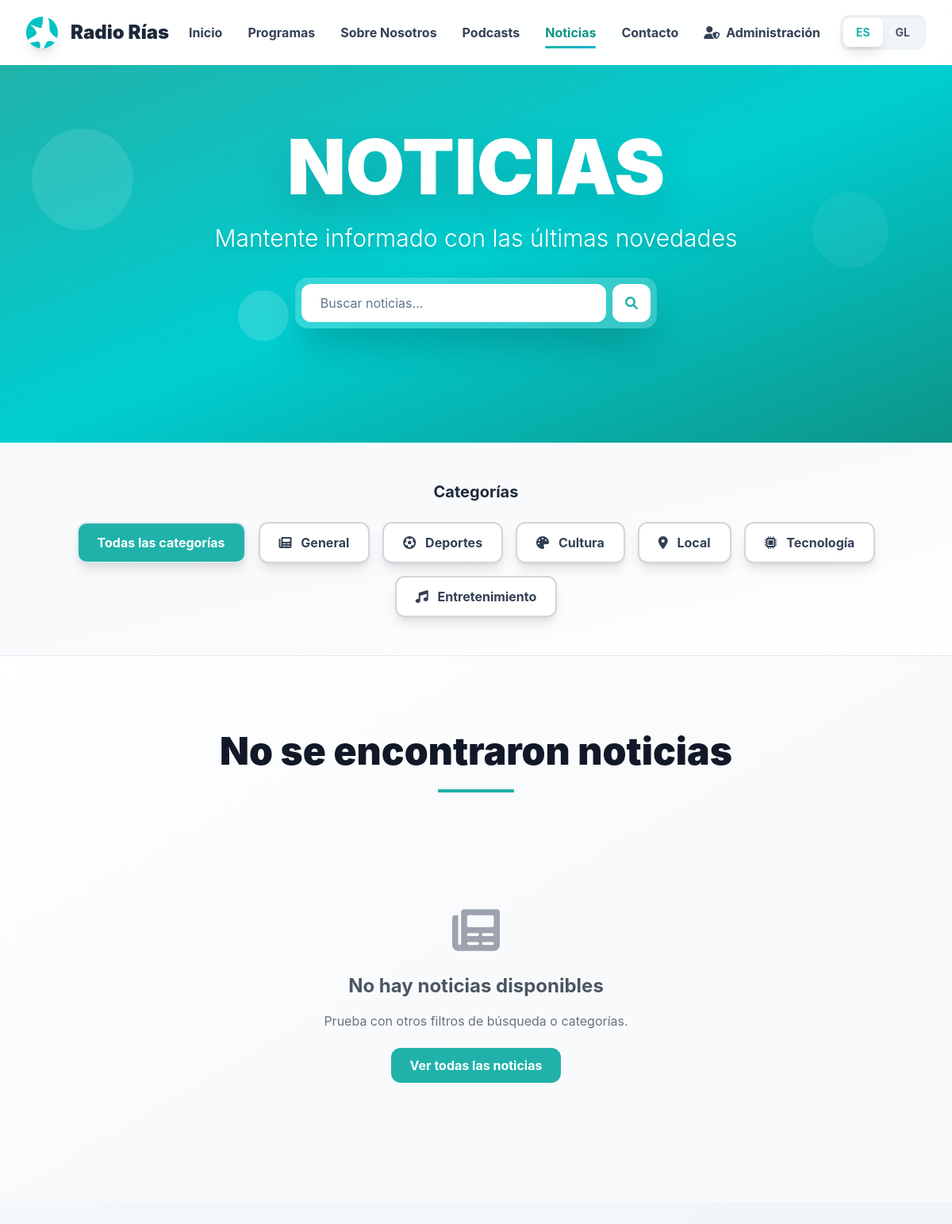
Screenshot of /?page=noticias&lang=es with the database file from the repository.
### tables this page shows
CREATE TABLE IF NOT EXISTS `categorias_noticia` (
  `id` int(11) NOT NULL AUTO_INCREMENT,
  `nombre_es` varchar(100) NOT NULL,
  `nombre_gl` varchar(100) NOT NULL,
  `descripcion_es` text DEFAULT NULL,
  `descripcion_gl` text DEFAULT NULL,
  `color` varchar(7) DEFAULT '#20B2AA',
  `icono` varchar(50) DEFAULT 'fas fa-newspaper',
  `activo` tinyint(1) NOT NULL DEFAULT 1,
  `orden` int(11) DEFAULT 0,
  PRIMARY KEY (`id`)
);

### pages/noticias.php (the view, shortened to what this page needs)
<?php
$is_direct_access = basename($_SERVER['PHP_SELF']) === 'noticias.php';
if ($is_direct_access) {
    require_once(__DIR__ . '/../config/conexion.php');
    require_once(__DIR__ . '/../config/translations.php');
    $lang = 'es';
    $t = $translations[$lang];
} else {
    $lang = isset($GLOBALS['lang']) ? $GLOBALS['lang'] : 'es';
}
$conex = new database();
$con = $conex->conectar();
$categorias_sql = "SELECT * FROM categorias_noticia WHERE activo = 1 ORDER BY orden, nombre_es";
$categorias = $con->query($categorias_sql)->fetchAll(PDO::FETCH_ASSOC);
$categoria_filter = isset($_GET['categoria']) ? (int)$_GET['categoria'] : 0;
$search = isset($_GET['search']) ? trim($_GET['search']) : '';
$page_num = isset($_GET['p']) ? (int)$_GET['p'] : 1;
$limit = 6;
$offset = ($page_num - 1) * $limit;
$where_conditions = ["n.activo = 1", "n.fecha_publicacion <= NOW()"];
$where_clause = "WHERE " . implode(" AND ", $where_conditions);
$sql = "SELECT n.*,
               CASE WHEN cn.nombre_es IS NOT NULL THEN cn.nombre_es ELSE 'General' END as categoria_nombre,
               CASE WHEN cn.color IS NOT NULL THEN cn.color ELSE '#20B2AA' END as categoria_color,
               CASE WHEN cn.icono IS NOT NULL THEN cn.icono ELSE 'fas fa-newspaper' END as categoria_icono
        FROM noticias n
        LEFT JOIN categorias_noticia cn ON n.categoria_id = cn.id
        $where_clause
        ORDER BY n.destacado DESC, n.fecha_publicacion DESC
        LIMIT :limit OFFSET :offset";
$stmt = $con->prepare($sql);
$stmt->bindValue(':limit', $limit, PDO::PARAM_INT);
$stmt->bindValue(':offset', $offset, PDO::PARAM_INT);
$stmt->execute();
$noticias = $stmt->fetchAll(PDO::FETCH_ASSOC);
?>
<section class="py-20 bg-gradient-to-br from-radio-teal via-radio-cyan to-teal-600 overflow-hidden relative">
    <div class="absolute inset-0">
        <div class="absolute top-10 sm:top-20 left-5 sm:left-10 w-16 sm:w-32 h-16 sm:h-32 bg-white bg-opacity-10 rounded-full animate-pulse"></div>
        <div class="absolute top-20 sm:top-40 right-10 sm:right-20 w-12 sm:w-24 h-12 sm:h-24 bg-white bg-opacity-5 rounded-full animate-bounce"></div>
        <div class="absolute bottom-16 sm:bottom-32 left-1/4 w-8 sm:w-16 h-8 sm:h-16 bg-white bg-opacity-15 rounded-full animate-ping"></div>
    </div>
    <div class="relative z-10 max-w-7xl mx-auto px-4 sm:px-6 lg:px-8 text-center">
        <h1 class="text-4xl sm:text-6xl md:text-7xl lg:text-8xl xl:text-9xl font-black mb-4 sm:mb-6 leading-none">
            <span class="text-white drop-shadow-2xl">NOTICIAS</span>
        </h1>
        <p class="text-lg sm:text-xl md:text-2xl lg:text-3xl xl:text-4xl text-white font-light mb-6 sm:mb-8 drop-shadow-lg px-4">
            Mantente informado con las últimas novedades
        </p>
        <form method="GET" class="flex justify-center mb-12 sm:mb-16 px-4">
            <div class="bg-white bg-opacity-20 backdrop-blur-lg p-2 rounded-2xl shadow-2xl flex gap-2">
                <input type="text" name="search" value="<?php echo htmlspecialchars($search); ?>"
                       placeholder="Buscar noticias..."
                       class="px-4 sm:px-6 py-2 sm:py-3 border-0 rounded-xl focus:outline-none focus:ring-2 focus:ring-yellow-300 w-80 sm:w-96 text-slate-800 placeholder-slate-500">
                <button type="submit" class="bg-white text-radio-teal px-4 py-2 rounded-xl font-bold hover:bg-gray-100 transition-colors">
                    <i class="fas fa-search"></i>
                </button>
            </div>
        </form>
    </div>
</section>
<section class="py-8 sm:py-12 bg-gradient-to-br from-slate-50 via-gray-50 to-white border-b border-slate-200">
    <div class="max-w-7xl mx-auto px-4 sm:px-6 lg:px-8">
        <div class="text-center">
            <h3 class="text-lg sm:text-xl font-bold text-slate-800 mb-6">Categorías</h3>
            <div class="flex flex-wrap justify-center gap-3 sm:gap-4">
                <a href="?page=noticias&lang=<?php echo $lang; ?>&search=<?php echo urlencode($search); ?>"
                   class="category-btn <?php echo $categoria_filter === 0 ? 'bg-radio-teal text-white' : 'bg-white text-radio-teal border-2 border-radio-teal hover:bg-radio-teal hover:text-white'; ?> px-4 sm:px-6 py-2 sm:py-3 rounded-xl font-bold text-sm sm:text-base shadow-lg hover:shadow-xl transition-all duration-300 transform hover:scale-105">
                    Todas las categorías
                </a>
                <?php foreach ($categorias as $categoria): ?>
                    <a href="?page=noticias&lang=<?php echo $lang; ?>&categoria=<?php echo $categoria['id']; ?>&search=<?php echo urlencode($search); ?>"
                       class="category-btn <?php echo $categoria_filter === (int)$categoria['id'] ? 'bg-white text-white' : 'bg-white text-slate-700 border-2 border-gray-300 hover:border-opacity-50'; ?> px-4 sm:px-6 py-2 sm:py-3 rounded-xl font-bold text-sm sm:text-base shadow-lg hover:shadow-xl transition-all duration-300 transform hover:scale-105"
                       style="<?php echo $categoria_filter === (int)$categoria['id'] ? 'background-color: ' . $categoria['color'] . '; border-color: ' . $categoria['color'] . ';' : ''; ?>">
                        <i class="<?php echo $categoria['icono']; ?> mr-2"></i>
                        <?php echo htmlspecialchars($categoria['nombre_es']); ?>
                    </a>
                <?php endforeach; ?>
            </div>
        </div>
    </div>
</section>
<section id="noticias" class="py-12 sm:py-16 lg:py-24 bg-gradient-to-br from-white via-slate-50 to-gray-50">
    <div class="max-w-7xl mx-auto px-4 sm:px-6 lg:px-8">
        <div class="text-center mb-12 sm:mb-16 lg:mb-20">
            <h2 class="text-3xl sm:text-4xl lg:text-5xl xl:text-6xl font-black text-gray-900 mb-4 sm:mb-6">
                <?php echo empty($noticias) ? 'No se encontraron noticias' : (count($noticias) . ' Noticias Disponibles'); ?>
            </h2>
            <div class="w-16 sm:w-24 h-1 bg-radio-teal mx-auto mb-4 sm:mb-6"></div>
        </div>
        <?php if (empty($noticias)): ?>
            <div class="text-center py-16">
                <i class="fas fa-newspaper text-6xl text-gray-400 mb-6"></i>
                <h3 class="text-2xl font-bold text-gray-600 mb-4">No hay noticias disponibles</h3>
                <p class="text-gray-500 mb-8">Prueba con otros filtros de búsqueda o categorías.</p>
                <a href="noticias.php" class="bg-radio-teal hover:bg-radio-cyan text-white px-6 py-3 rounded-xl font-bold transition-colors">
                    Ver todas las noticias
                </a>
            </div>
        <?php endif; ?>
    </div>
</section>

### assets/css/style.css (style rules this page uses)
:root { --teal-50: #f0fdfa; --teal-100: #ccfbf1; --teal-200: #99f6e4; --teal-500: #14b8a6; --teal-600: #0d9488; --cyan-50: #ecfeff; --cyan-100: #cffafe; --cyan-200: #a5f3fc; --cyan-500: #06b6d4; --cyan-600: #0891b2; --emerald-100: #d1fae5; --emerald-200: #a7f3d0; --emerald-500: #10b981; --emerald-600: #059669; --slate-50: #f8fafc; --slate-100: #f1f5f9; --slate-200: #e2e8f0; --slate-600: #475569; --slate-700: #334155; --slate-800: #1e293b; }
body { background: linear-gradient(135deg, var(--slate-50) 0%, var(--slate-100) 100%); font-family: 'Inter', -apple-system, BlinkMacSystemFont, 'Segoe UI', Roboto, sans-serif; }
.fade-in { animation: fadeIn 0.6s ease-out; }
.category-btn { padding: 0.5rem 1rem; border: 2px solid var(--slate-200); border-radius: 2rem; background: white; color: var(--slate-600); transition: all 0.3s ease; cursor: pointer; }
:root { --radio-teal: #20B2AA; --radio-cyan: #00CED1; --radio-dark: #1a202c; --teal-500: #14b8a6; --teal-600: #0d9488; --cyan-400: #22d3ee; --slate-800: #1e293b; }
.text-radio-teal { color: var(--radio-teal) !important; }
.bg-radio-teal { background-color: var(--radio-teal) !important; }
.from-radio-teal { --tw-gradient-from: var(--radio-teal) !important; }
.via-radio-cyan { --tw-gradient-via: var(--radio-cyan) !important; }
.to-teal-600 { --tw-gradient-to: var(--teal-600) !important; }

### assets/css/floating-widget.css (style rules this page uses)
:root { --widget-bg: rgba(255, 255, 255, 0.95); --widget-border: rgba(20, 184, 166, 0.3); --widget-shadow: 0 10px 30px rgba(0, 0, 0, 0.2); --widget-teal: #14b8a6; --widget-cyan: #06b6d4; --widget-text: #1e293b; --widget-text-light: #64748b; --widget-hover: rgba(20, 184, 166, 0.1); --widget-transition: all 0.3s cubic-bezier(0.4, 0, 0.2, 1); }

### rows the page displays
categorias_noticia: nombre_es "General"
categorias_noticia: nombre_es "Deportes"
categorias_noticia: nombre_es "Cultura"
categorias_noticia: nombre_es "Local"
categorias_noticia: nombre_es "Tecnología"
categorias_noticia: nombre_es "Entretenimiento"

### other values shown
$t['nav']['home'] "Inicio"
$t['nav']['programs'] "Programas"
$t['nav']['about'] "Sobre Nosotros"
$t['nav']['podcasts'] "Podcasts"
$t['nav']['contact'] "Contacto"
$t['nav']['admin'] "Administración"
